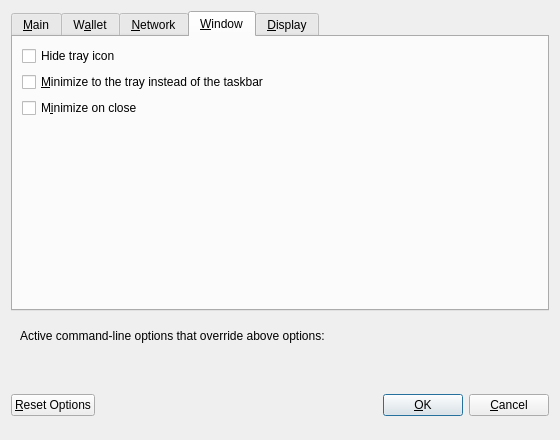
<?xml version="1.0" encoding="UTF-8"?>
<ui version="4.0">
 <class>OptionsDialog</class>
 <widget class="QDialog" name="OptionsDialog">
  <property name="geometry">
   <rect>
    <x>0</x>
    <y>0</y>
    <width>560</width>
    <height>440</height>
   </rect>
  </property>
  <property name="windowTitle">
   <string>Options</string>
  </property>
  <property name="modal">
   <bool>true</bool>
  </property>
  <layout class="QVBoxLayout" name="verticalLayout">
   <item>
    <widget class="QTabWidget" name="tabWidget">
     <property name="currentIndex">
      <number>3</number>
     </property>
     <widget class="QWidget" name="tabMain">
      <attribute name="title">
       <string>&amp;Main</string>
      </attribute>
      <layout class="QVBoxLayout" name="verticalLayout_Main">
       <item>
        <widget class="QCheckBox" name="bitcoinAtStartup">
         <property name="toolTip">
          <string>Automatically start %1 after logging in to the system.</string>
         </property>
         <property name="text">
          <string>&amp;Start %1 on system login</string>
         </property>
        </widget>
       </item>
       <item>
        <layout class="QHBoxLayout" name="horizontalLayout_2_Main">
         <item>
          <widget class="QLabel" name="databaseCacheLabel">
           <property name="text">
            <string>Size of &amp;database cache</string>
           </property>
           <property name="textFormat">
            <enum>Qt::PlainText</enum>
           </property>
           <property name="buddy">
            <cstring>databaseCache</cstring>
           </property>
          </widget>
         </item>
         <item>
          <widget class="QSpinBox" name="databaseCache"/>
         </item>
         <item>
          <widget class="QLabel" name="databaseCacheUnitLabel">
           <property name="text">
            <string>MB</string>
           </property>
           <property name="textFormat">
            <enum>Qt::PlainText</enum>
           </property>
          </widget>
         </item>
         <item>
          <spacer name="horizontalSpacer_2_Main">
           <property name="orientation">
            <enum>Qt::Horizontal</enum>
           </property>
           <property name="sizeHint" stdset="0">
            <size>
             <width>40</width>
             <height>20</height>
            </size>
           </property>
          </spacer>
         </item>
        </layout>
       </item>
       <item>
        <layout class="QHBoxLayout" name="horizontalLayout_3_Main">
         <item>
          <widget class="QLabel" name="threadsScriptVerifLabel">
           <property name="text">
            <string>Number of script &amp;verification threads</string>
           </property>
           <property name="textFormat">
            <enum>Qt::PlainText</enum>
           </property>
           <property name="buddy">
            <cstring>threadsScriptVerif</cstring>
           </property>
          </widget>
         </item>
         <item>
          <widget class="QSpinBox" name="threadsScriptVerif">
           <property name="toolTip">
            <string>(0 = auto, &lt;0 = leave that many cores free)</string>
           </property>
          </widget>
         </item>
         <item>
          <spacer name="horizontalSpacer_3_Main">
           <property name="orientation">
            <enum>Qt::Horizontal</enum>
           </property>
           <property name="sizeHint" stdset="0">
            <size>
             <width>40</width>
             <height>20</height>
            </size>
           </property>
          </spacer>
         </item>
        </layout>
       </item>
       <item>
        <spacer name="verticalSpacer_Main">
         <property name="orientation">
          <enum>Qt::Vertical</enum>
         </property>
         <property name="sizeHint" stdset="0">
          <size>
           <width>20</width>
           <height>40</height>
          </size>
         </property>
        </spacer>
       </item>
      </layout>
     </widget>
     <widget class="QWidget" name="tabWallet">
      <attribute name="title">
       <string>W&amp;allet</string>
      </attribute>
      <layout class="QVBoxLayout" name="verticalLayout_Wallet">
       <item>
        <widget class="QGroupBox" name="groupBox">
         <property name="title">
          <string>Expert</string>
         </property>
         <layout class="QVBoxLayout" name="verticalLayout_2">
          <item>
           <widget class="QCheckBox" name="coinControlFeatures">
            <property name="toolTip">
             <string>Whether to show coin control features or not.</string>
            </property>
            <property name="text">
             <string>Enable coin &amp;control features</string>
            </property>
            <property name="checked">
             <bool>true</bool>
            </property>
           </widget>
          </item>
          <item>
           <widget class="QCheckBox" name="spendZeroConfChange">
            <property name="toolTip">
             <string>If you disable the spending of unconfirmed change, the change from a transaction cannot be used until that transaction has at least one confirmation. This also affects how your balance is computed.</string>
            </property>
            <property name="text">
             <string>&amp;Spend unconfirmed change</string>
            </property>
           </widget>
          </item>
          <item>
           <widget class="QCheckBox" name="reindexLelantus">
            <property name="toolTip">
             <string>Restore all Lelantus transactions following a reindex.</string>
            </property>
            <property name="text">
             <string>&amp;Reindex Lelantus</string>
            </property>
           </widget>
          </item>
         </layout>
        </widget>
       </item>
       <item>
        <widget class="QGroupBox" name="lelantusGroupBox">
         <property name="title">
          <string>Lelantus</string>
         </property>
         <layout class="QVBoxLayout" name="verticalLayout_3">
          <item>
           <widget class="QCheckBox" name="autoAnonymize">
            <property name="text">
             <string>Enable &amp;auto-anonymize features</string>
            </property>
            <property name="checked">
             <bool>false</bool>
            </property>
           </widget>
          </item>
          <item>
           <widget class="QCheckBox" name="lelantusPage">
            <property name="text">
             <string>Enable &amp;lelantus manual-anonymize page</string>
            </property>
            <property name="checked">
             <bool>true</bool>
            </property>
           </widget>
          </item>
         </layout>
        </widget>
       </item>
       <item>
        <spacer name="verticalSpacer_Wallet">
         <property name="orientation">
          <enum>Qt::Vertical</enum>
         </property>
         <property name="sizeHint" stdset="0">
          <size>
           <width>20</width>
           <height>40</height>
          </size>
         </property>
        </spacer>
       </item>
      </layout>
     </widget>
     <widget class="QWidget" name="tabNetwork">
      <attribute name="title">
       <string>&amp;Network</string>
      </attribute>
      <layout class="QVBoxLayout" name="verticalLayout_Network">
       <item>
        <widget class="QCheckBox" name="mapPortUpnp">
         <property name="toolTip">
          <string>Automatically open the BZX client port on the router. This only works when your router supports UPnP and it is enabled.</string>
         </property>
         <property name="text">
          <string>Map port using &amp;UPnP</string>
         </property>
        </widget>
       </item>
       <item>
        <widget class="QCheckBox" name="allowIncoming">
         <property name="toolTip">
          <string>Accept connections from outside</string>
         </property>
         <property name="text">
          <string>Allow incoming connections</string>
         </property>
        </widget>
       </item>
       <item>
        <widget class="QCheckBox" name="connectSocks">
         <property name="toolTip">
          <string>Connect to the BZX network through a SOCKS5 proxy.</string>
         </property>
         <property name="text">
          <string>&amp;Connect through SOCKS5 proxy (default proxy):</string>
         </property>
        </widget>
       </item>
       <item>
        <layout class="QHBoxLayout" name="horizontalLayout_1_Network">
         <item>
          <widget class="QLabel" name="proxyIpLabel">
           <property name="text">
            <string>Proxy &amp;IP:</string>
           </property>
           <property name="textFormat">
            <enum>Qt::PlainText</enum>
           </property>
           <property name="buddy">
            <cstring>proxyIp</cstring>
           </property>
          </widget>
         </item>
         <item>
          <widget class="QValidatedLineEdit" name="proxyIp">
           <property name="minimumSize">
            <size>
             <width>140</width>
             <height>0</height>
            </size>
           </property>
           <property name="maximumSize">
            <size>
             <width>140</width>
             <height>16777215</height>
            </size>
           </property>
           <property name="toolTip">
            <string>IP address of the proxy (e.g. IPv4: 127.0.0.1 / IPv6: ::1)</string>
           </property>
          </widget>
         </item>
         <item>
          <widget class="QLabel" name="proxyPortLabel">
           <property name="text">
            <string>&amp;Port:</string>
           </property>
           <property name="textFormat">
            <enum>Qt::PlainText</enum>
           </property>
           <property name="buddy">
            <cstring>proxyPort</cstring>
           </property>
          </widget>
         </item>
         <item>
          <widget class="QLineEdit" name="proxyPort">
           <property name="minimumSize">
            <size>
             <width>55</width>
             <height>0</height>
            </size>
           </property>
           <property name="maximumSize">
            <size>
             <width>55</width>
             <height>16777215</height>
            </size>
           </property>
           <property name="toolTip">
            <string>Port of the proxy (e.g. 9050)</string>
           </property>
          </widget>
         </item>
         <item>
          <spacer name="horizontalSpacer_1_Network">
           <property name="orientation">
            <enum>Qt::Horizontal</enum>
           </property>
           <property name="sizeHint" stdset="0">
            <size>
             <width>40</width>
             <height>20</height>
            </size>
           </property>
          </spacer>
         </item>
        </layout>
       </item>
       <item>
        <layout class="QHBoxLayout" name="horizontalLayout_2_Network">
         <item>
          <widget class="QLabel" name="proxyActiveNets">
           <property name="text">
            <string>Used for reaching peers via:</string>
           </property>
           <property name="textFormat">
            <enum>Qt::PlainText</enum>
           </property>
          </widget>
         </item>
         <item>
          <widget class="QCheckBox" name="proxyReachIPv4">
           <property name="enabled">
            <bool>false</bool>
           </property>
           <property name="toolTip">
            <string>Shows, if the supplied default SOCKS5 proxy is used to reach peers via this network type.</string>
           </property>
           <property name="text">
            <string/>
           </property>
          </widget>
         </item>
         <item>
          <widget class="QLabel" name="proxyReachIPv4Label">
           <property name="text">
            <string>IPv4</string>
           </property>
           <property name="textFormat">
            <enum>Qt::PlainText</enum>
           </property>
          </widget>
         </item>
         <item>
          <widget class="QCheckBox" name="proxyReachIPv6">
           <property name="enabled">
            <bool>false</bool>
           </property>
           <property name="toolTip">
            <string>Shows, if the supplied default SOCKS5 proxy is used to reach peers via this network type.</string>
           </property>
           <property name="text">
            <string/>
           </property>
          </widget>
         </item>
         <item>
          <widget class="QLabel" name="proxyReachIPv6Label">
           <property name="text">
            <string>IPv6</string>
           </property>
           <property name="textFormat">
            <enum>Qt::PlainText</enum>
           </property>
          </widget>
         </item>
         <item>
          <widget class="QCheckBox" name="proxyReachTor">
           <property name="enabled">
            <bool>false</bool>
           </property>
           <property name="toolTip">
            <string>Shows, if the supplied default SOCKS5 proxy is used to reach peers via this network type.</string>
           </property>
           <property name="text">
            <string/>
           </property>
          </widget>
         </item>
         <item>
          <widget class="QLabel" name="proxyReachTorLabel">
           <property name="text">
            <string>Tor</string>
           </property>
           <property name="textFormat">
            <enum>Qt::PlainText</enum>
           </property>
          </widget>
         </item>
         <item>
          <spacer name="horizontalSpacer_2_Network">
           <property name="orientation">
            <enum>Qt::Horizontal</enum>
           </property>
           <property name="sizeHint" stdset="0">
            <size>
             <width>40</width>
             <height>20</height>
            </size>
           </property>
          </spacer>
         </item>
        </layout>
       </item>
       <item>
        <widget class="QCheckBox" name="connectSocksTor">
         <property name="toolTip">
          <string>Connect to the BZX network through a separate SOCKS5 proxy for Tor hidden services.</string>
         </property>
         <property name="text">
          <string>Use separate SOCKS5 proxy to reach peers via Tor hidden services:</string>
         </property>
        </widget>
       </item>
       <item>
        <layout class="QHBoxLayout" name="horizontalLayout_3_Network">
         <item>
          <widget class="QLabel" name="proxyIpTorLabel">
           <property name="text">
            <string>Proxy &amp;IP:</string>
           </property>
           <property name="textFormat">
            <enum>Qt::PlainText</enum>
           </property>
           <property name="buddy">
            <cstring>proxyIpTor</cstring>
           </property>
          </widget>
         </item>
         <item>
          <widget class="QValidatedLineEdit" name="proxyIpTor">
           <property name="minimumSize">
            <size>
             <width>140</width>
             <height>0</height>
            </size>
           </property>
           <property name="maximumSize">
            <size>
             <width>140</width>
             <height>16777215</height>
            </size>
           </property>
           <property name="toolTip">
            <string>IP address of the proxy (e.g. IPv4: 127.0.0.1 / IPv6: ::1)</string>
           </property>
          </widget>
         </item>
         <item>
          <widget class="QLabel" name="proxyPortTorLabel">
           <property name="text">
            <string>&amp;Port:</string>
           </property>
           <property name="textFormat">
            <enum>Qt::PlainText</enum>
           </property>
           <property name="buddy">
            <cstring>proxyPortTor</cstring>
           </property>
          </widget>
         </item>
         <item>
          <widget class="QLineEdit" name="proxyPortTor">
           <property name="minimumSize">
            <size>
             <width>55</width>
             <height>0</height>
            </size>
           </property>
           <property name="maximumSize">
            <size>
             <width>55</width>
             <height>16777215</height>
            </size>
           </property>
           <property name="toolTip">
            <string>Port of the proxy (e.g. 9050)</string>
           </property>
          </widget>
         </item>
         <item>
          <spacer name="horizontalSpacer_4_Network">
           <property name="orientation">
            <enum>Qt::Horizontal</enum>
           </property>
           <property name="sizeHint" stdset="0">
            <size>
             <width>40</width>
             <height>20</height>
            </size>
           </property>
          </spacer>
         </item>
        </layout>
       </item>
       <item>
        <spacer name="verticalSpacer_Network">
         <property name="orientation">
          <enum>Qt::Vertical</enum>
         </property>
         <property name="sizeHint" stdset="0">
          <size>
           <width>20</width>
           <height>40</height>
          </size>
         </property>
        </spacer>
       </item>
      </layout>
     </widget>
     <widget class="QWidget" name="tabWindow">
      <attribute name="title">
       <string>&amp;Window</string>
      </attribute>
      <layout class="QVBoxLayout" name="verticalLayout_Window">
       <item>
        <widget class="QCheckBox" name="hideTrayIcon">
         <property name="toolTip">
          <string>&amp;Hide the icon from the system tray.</string>
         </property>
         <property name="text">
          <string>Hide tray icon</string>
         </property>
        </widget>
       </item>
       <item>
        <widget class="QCheckBox" name="minimizeToTray">
         <property name="toolTip">
          <string>Show only a tray icon after minimizing the window.</string>
         </property>
         <property name="text">
          <string>&amp;Minimize to the tray instead of the taskbar</string>
         </property>
        </widget>
       </item>
       <item>
        <widget class="QCheckBox" name="minimizeOnClose">
         <property name="toolTip">
          <string>Minimize instead of exit the application when the window is closed. When this option is enabled, the application will be closed only after selecting Exit in the menu.</string>
         </property>
         <property name="text">
          <string>M&amp;inimize on close</string>
         </property>
        </widget>
       </item>
       <item>
        <spacer name="verticalSpacer_Window">
         <property name="orientation">
          <enum>Qt::Vertical</enum>
         </property>
         <property name="sizeHint" stdset="0">
          <size>
           <width>20</width>
           <height>40</height>
          </size>
         </property>
        </spacer>
       </item>
      </layout>
     </widget>
     <widget class="QWidget" name="tabDisplay">
      <attribute name="title">
       <string>&amp;Display</string>
      </attribute>
      <layout class="QVBoxLayout" name="verticalLayout_Display">
       <item>
        <layout class="QHBoxLayout" name="horizontalLayout_1_Display">
         <item>
          <widget class="QLabel" name="langLabel">
           <property name="text">
            <string>User Interface &amp;language:</string>
           </property>
           <property name="textFormat">
            <enum>Qt::PlainText</enum>
           </property>
           <property name="buddy">
            <cstring>lang</cstring>
           </property>
          </widget>
         </item>
         <item>
          <widget class="QValueComboBox" name="lang">
           <property name="toolTip">
            <string>The user interface language can be set here. This setting will take effect after restarting %1.</string>
           </property>
          </widget>
         </item>
        </layout>
       </item>
       <item>
        <layout class="QHBoxLayout" name="horizontalLayout_2_Display">
         <item>
          <widget class="QLabel" name="unitLabel">
           <property name="text">
            <string>&amp;Unit to show amounts in:</string>
           </property>
           <property name="textFormat">
            <enum>Qt::PlainText</enum>
           </property>
           <property name="buddy">
            <cstring>unit</cstring>
           </property>
          </widget>
         </item>
         <item>
          <widget class="QValueComboBox" name="unit">
           <property name="toolTip">
            <string>Choose the default subdivision unit to show in the interface and when sending coins.</string>
           </property>
          </widget>
         </item>
        </layout>
       </item>
       <item>
        <layout class="QHBoxLayout" name="horizontalLayout_3_Display">
         <item>
          <widget class="QLabel" name="thirdPartyTxUrlsLabel">
           <property name="toolTip">
            <string>Third party URLs (e.g. a block explorer) that appear in the transactions tab as context menu items. %s in the URL is replaced by transaction hash. Multiple URLs are separated by vertical bar |.</string>
           </property>
           <property name="text">
            <string>Third party transaction URLs</string>
           </property>
           <property name="buddy">
            <cstring>thirdPartyTxUrls</cstring>
           </property>
          </widget>
         </item>
         <item>
          <widget class="QLineEdit" name="thirdPartyTxUrls">
           <property name="toolTip">
            <string>Third party URLs (e.g. a block explorer) that appear in the transactions tab as context menu items. %s in the URL is replaced by transaction hash. Multiple URLs are separated by vertical bar |.</string>
           </property>
          </widget>
         </item>
        </layout>
       </item>
       <item>
        <spacer name="verticalSpacer_Display">
         <property name="orientation">
          <enum>Qt::Vertical</enum>
         </property>
         <property name="sizeHint" stdset="0">
          <size>
           <width>20</width>
           <height>40</height>
          </size>
         </property>
        </spacer>
       </item>
      </layout>
     </widget>
    </widget>
   </item>
   <item>
    <widget class="QFrame" name="frame">
     <layout class="QVBoxLayout" name="verticalLayout_Bottom">
      <item>
       <layout class="QHBoxLayout" name="horizontalLayout_Bottom">
        <item>
         <widget class="QLabel" name="overriddenByCommandLineInfoLabel">
          <property name="text">
           <string>Active command-line options that override above options:</string>
          </property>
          <property name="textFormat">
           <enum>Qt::PlainText</enum>
          </property>
         </widget>
        </item>
        <item>
         <spacer name="horizontalSpacer_Bottom">
          <property name="orientation">
           <enum>Qt::Horizontal</enum>
          </property>
          <property name="sizeHint" stdset="0">
           <size>
            <width>40</width>
            <height>20</height>
           </size>
          </property>
         </spacer>
        </item>
       </layout>
      </item>
      <item>
       <widget class="QLabel" name="overriddenByCommandLineLabel">
        <property name="text">
         <string/>
        </property>
        <property name="textFormat">
         <enum>Qt::PlainText</enum>
        </property>
        <property name="wordWrap">
         <bool>true</bool>
        </property>
       </widget>
      </item>
     </layout>
    </widget>
   </item>
   <item>
    <layout class="QHBoxLayout" name="horizontalLayout_Buttons">
     <item>
      <widget class="QPushButton" name="resetButton">
       <property name="toolTip">
        <string>Reset all client options to default.</string>
       </property>
       <property name="text">
        <string>&amp;Reset Options</string>
       </property>
       <property name="autoDefault">
        <bool>false</bool>
       </property>
      </widget>
     </item>
     <item>
      <spacer name="horizontalSpacer_1">
       <property name="orientation">
        <enum>Qt::Horizontal</enum>
       </property>
       <property name="sizeHint" stdset="0">
        <size>
         <width>40</width>
         <height>48</height>
        </size>
       </property>
      </spacer>
     </item>
     <item>
      <widget class="QLabel" name="statusLabel">
       <property name="minimumSize">
        <size>
         <width>200</width>
         <height>0</height>
        </size>
       </property>
       <property name="font">
        <font>
         <weight>75</weight>
         <bold>true</bold>
        </font>
       </property>
       <property name="text">
        <string/>
       </property>
       <property name="textFormat">
        <enum>Qt::PlainText</enum>
       </property>
       <property name="wordWrap">
        <bool>true</bool>
       </property>
      </widget>
     </item>
     <item>
      <spacer name="horizontalSpacer_2">
       <property name="orientation">
        <enum>Qt::Horizontal</enum>
       </property>
       <property name="sizeHint" stdset="0">
        <size>
         <width>40</width>
         <height>48</height>
        </size>
       </property>
      </spacer>
     </item>
     <item>
      <widget class="QPushButton" name="okButton">
       <property name="text">
        <string>&amp;OK</string>
       </property>
       <property name="autoDefault">
        <bool>false</bool>
       </property>
       <property name="default">
        <bool>true</bool>
       </property>
      </widget>
     </item>
     <item>
      <widget class="QPushButton" name="cancelButton">
       <property name="text">
        <string>&amp;Cancel</string>
       </property>
       <property name="autoDefault">
        <bool>false</bool>
       </property>
      </widget>
     </item>
    </layout>
   </item>
  </layout>
 </widget>
 <customwidgets>
  <customwidget>
   <class>QValidatedLineEdit</class>
   <extends>QLineEdit</extends>
   <header>qvalidatedlineedit.h</header>
  </customwidget>
  <customwidget>
   <class>QValueComboBox</class>
   <extends>QComboBox</extends>
   <header>qvaluecombobox.h</header>
  </customwidget>
 </customwidgets>
 <resources/>
 <connections/>
</ui>
